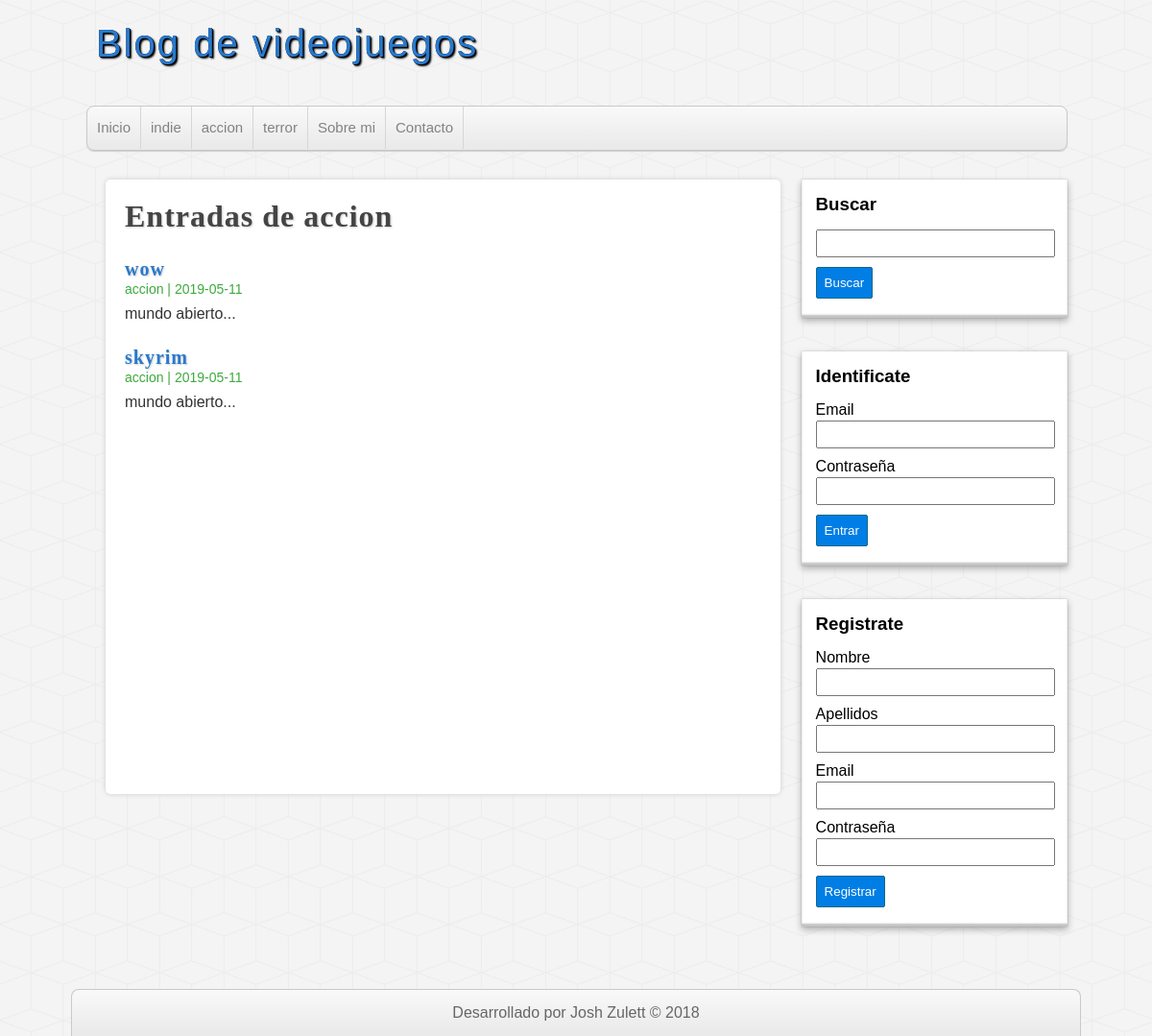
The page /categoria.php?id=2 on the database its author committed.
### tables this page shows
CREATE TABLE categorias(
id      int(255) auto_increment not null,
nombre  varchar(100),
CONSTRAINT pk_categorias PRIMARY KEY(id)
);

CREATE TABLE entradas(
id              int(255) auto_increment not null,
usuario_id      int(255) not null,
categoria_id    int(255) not null,
titulo          varchar(255) not null,
descripcion     MEDIUMTEXT,
fecha           date not null,
CONSTRAINT pk_entradas PRIMARY KEY(id),
CONSTRAINT fk_entrada_usuario FOREIGN KEY(usuario_id) REFERENCES usuarios(id),
CONSTRAINT fk_entrada_categoria FOREIGN KEY(categoria_id) REFERENCES categorias(id) ON DELETE NO ACTION
);

### includes/helpers.php (called while the page is built, shortened)
<?php
    function enviarcategorias($db){
        $sql = "SELECT * FROM categorias ORDER BY id ASC";
        $categorias = mysqli_query($db, $sql);
        if ($categorias && mysqli_num_rows($categorias) >=1) {
            return $categorias;
        }
    }
    function enviarcategoria($db, $id){
        $sql = "SELECT * FROM categorias where id = $id;";
        $categoria = mysqli_query($db, $sql);
        $resultado = array();
        if ($categoria && mysqli_num_rows($categoria) >=1) {
            $resultado = mysqli_fetch_assoc($categoria);
        }
        return $resultado;
    }
    function conseguirEntradas($db, $limit = null, $categoria = null, $busqueda = null){
        $sql = "SELECT e.*, c.nombre as 'categoria' FROM entradas e INNER JOIN categorias c ON e.categoria_id = c.id ";
        if(!empty($categoria)){
            $sql .= "where e.categoria_id = $categoria";
        }
        $sql .= " order by e.id desc ";
        $entradas = mysqli_query($db, $sql);
        $resultado = array();
        if ($entradas && mysqli_num_rows($entradas) >= 1) {
            return $entradas;
        }
        return $resultado;
    }

### categoria.php (the view, shortened to what this page needs)
<?php require_once 'includes/conexion.php'; ?>
<?php require_once 'includes/helpers.php'; ?>
<?php
    $categoria_actual = enviarcategoria($db, $_GET['id']);
?>
<?php require_once 'includes/cabecera.php';?>
    <?php require_once 'includes/lateral.php';?>
    <div id="principal">
        <h1>Entradas de <?=$categoria_actual['nombre']?></h1>
        <?php
            $entradas = conseguirEntradas($db, null, $_GET['id']);
            if(!empty($entradas) && mysqli_num_rows($entradas)>=1):
                while($entrada = mysqli_fetch_assoc($entradas)):
        ?>
                    <article class="entrada">
                        <a href="entrada.php?id=<?=$entrada['id']?>">
                            <h2><?=$entrada['titulo'] ?></h2>
                            <span class="fecha"><?=$entrada['categoria'].' | '.$entrada['fecha']?></span>
                            <p>
                                <?=substr($entrada['descripcion'], 0, 180)."..." ?>
                            </p>
                        </a>
                    </article>
        <?php
                endwhile;
            else:
        ?>
        <div class="alerta">No hay entradas en esta categoria</div>
        <?php
            endif;
        ?>
    </div>
<?php require_once 'includes/pie.php'?>

### includes/cabecera.php (shortened to what this page needs)
<?php require_once 'conexion.php'?>
<?php require_once 'helpers.php'?>
<!DOCTYPE html>
<html lang="es">
    <head>
        <link rel="stylesheet" type="text/css" href="./assets/css/style.css">
    </head>
    <body>
    <header id="cabecera">
        <div id="logo">
            <a href="index php">
                Blog de videojuegos
            </a>
        </div>
        <nav id="menu">
            <ul>
                <li><a href="index.php">Inicio</a></li>
                <?php
                    $categorias = enviarcategorias($db);
                    if(!empty($categorias)):
                        while($categoria = mysqli_fetch_assoc($categorias)):
                ?>
                            <li>
                                <a href="categoria.php?id=<?=$categoria['id']?>">
                                    <?=$categoria['nombre']?>
                                </a>
                            </li>
                <?php
                        endwhile;
                    endif;
                ?>
                <li><a href="index.php">Sobre mi</a></li>
                <li><a href="index.php">Contacto</a></li>
            </ul>
        </nav>
    </header>
    <div id="contenedor">

### assets/css/style.css (style rules this page uses)
* { margin: 0px; padding: 0px; font-family: sans-serif, Helvetica, Arial; text-decoration: none; }
body { background: url(../img/cubes.png) #f4f4f4; }
.fecha { color: #3daa3d; margin-top: 5px; font-size: 14px; }
#cabecera { width: 85%; height: auto; background: transparent; margin: 0px auto; }
#logo { float: left; width: 540px; height: 110px; }
#logo a { font-family: "fajala", Helvetica; font-size: 40px; letter-spacing: 2px; color: #2979cd; text-shadow: 0px 0px 0px black, 1px 1px 0px black, 2px 2px 2px black; transition: all 500ms; line-height: 90px; margin-left: 10px; }
#menu { clear: both; width: 100%; height: 45px; background: linear-gradient(to bottom, #f9f9f9 0px, #e9e9e9 100%); border: 1px solid #c9c9c9; border-radius: 8px; box-shadow: 0px 1px 1px #ccc; overflow: hidden; }
#menu ul { list-style: none; }
#menu ul li { float: left; line-height: 44px; border-right: 1px solid #d6d6d6; }
#menu ul li a { display: block; padding-left: 10px; padding-right: 10px; font-size: 15px; color: #838282; }
#contenedor { width: 85%; height: auto; margin: 0px auto; margin-top: 30px; margin-bottom: 30px; }
#principal { float: left; width: 65%; min-height: 600px; background: white; border-radius: 5px; box-shadow: 0px 0px 5px #ccc; margin-left: 20px; overflow: hidden; padding: 20px; }
#principal h1 { font-size: 32px; color: #444; letter-spacing: 1px; text-shadow: 1px 1px 2px #ccc; font-family: "fajala"; }
#principal h2 { font-size: 20px; color: #2979cd; text-shadow: 1px 1px 2px #ccc; letter-spacing: 1px; font-family: "fajala"; margin-top: 25px; }
#principal a { color: #333; }
#principal p { margin-top: 8px; }

### rows shown on the page
categorias: nombre "indie"
categorias: nombre "accion"
categorias: nombre "terror"
entradas: titulo "wow", categoria.nombre "accion", fecha "2019-05-11", descripcion "mundo abierto"
entradas: titulo "skyrim", categoria.nombre "accion", fecha "2019-05-11", descripcion "mundo abierto"
